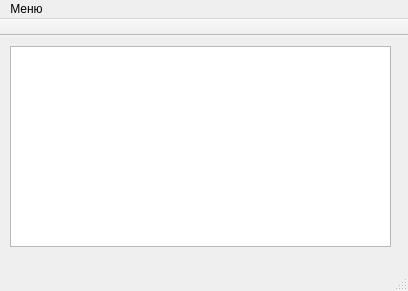
<?xml version="1.0" encoding="UTF-8"?>
<ui version="4.0">
 <class>MainWindow</class>
 <widget class="QMainWindow" name="MainWindow">
  <property name="geometry">
   <rect>
    <x>0</x>
    <y>0</y>
    <width>408</width>
    <height>291</height>
   </rect>
  </property>
  <property name="windowTitle">
   <string>Лабораторная работа №1</string>
  </property>
  <widget class="QWidget" name="centralWidget">
   <widget class="QTextEdit" name="textEdit">
    <property name="geometry">
     <rect>
      <x>10</x>
      <y>10</y>
      <width>381</width>
      <height>201</height>
     </rect>
    </property>
   </widget>
  </widget>
  <widget class="QMenuBar" name="menuBar">
   <property name="geometry">
    <rect>
     <x>0</x>
     <y>0</y>
     <width>408</width>
     <height>24</height>
    </rect>
   </property>
   <widget class="QMenu" name="menu">
    <property name="title">
     <string>Меню</string>
    </property>
    <addaction name="separator"/>
    <addaction name="action_2"/>
    <addaction name="action_3"/>
   </widget>
   <addaction name="menu"/>
  </widget>
  <widget class="QStatusBar" name="statusBar"/>
  <widget class="QToolBar" name="mainToolBar">
   <property name="enabled">
    <bool>true</bool>
   </property>
   <property name="movable">
    <bool>false</bool>
   </property>
   <attribute name="toolBarArea">
    <enum>TopToolBarArea</enum>
   </attribute>
   <attribute name="toolBarBreak">
    <bool>false</bool>
   </attribute>
  </widget>
  <action name="action_2">
   <property name="text">
    <string>Авторы</string>
   </property>
  </action>
  <action name="action_3">
   <property name="text">
    <string>Выход</string>
   </property>
  </action>
 </widget>
 <layoutdefault spacing="6" margin="11"/>
 <resources/>
 <connections>
  <connection>
   <sender>action_3</sender>
   <signal>triggered()</signal>
   <receiver>MainWindow</receiver>
   <slot>close()</slot>
   <hints>
    <hint type="sourcelabel">
     <x>-1</x>
     <y>-1</y>
    </hint>
    <hint type="destinationlabel">
     <x>199</x>
     <y>149</y>
    </hint>
   </hints>
  </connection>
 </connections>
</ui>
